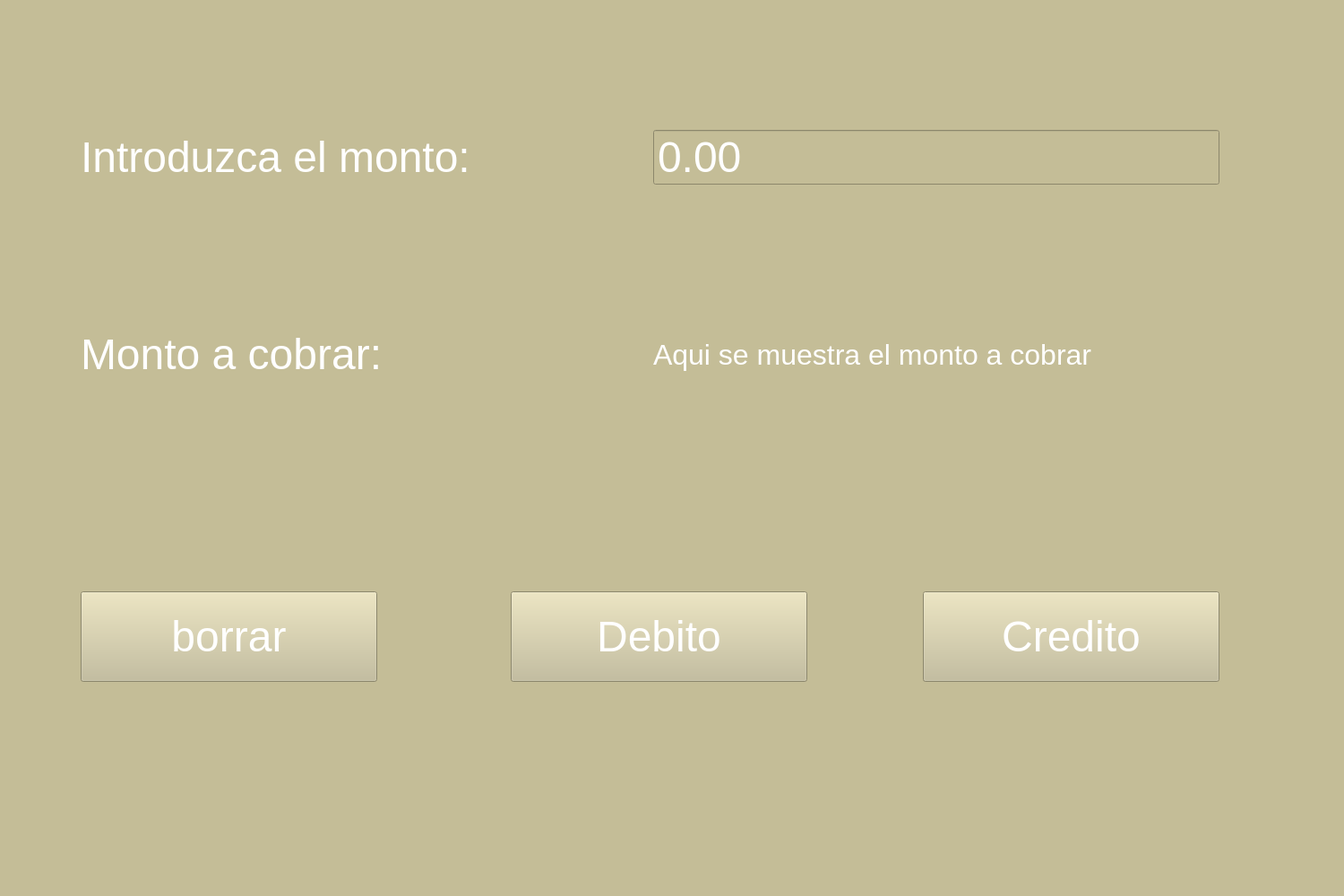
<?xml version="1.0" encoding="UTF-8"?>
<ui version="4.0">
 <class>MainWindow</class>
 <widget class="QMainWindow" name="MainWindow">
  <property name="geometry">
   <rect>
    <x>0</x>
    <y>0</y>
    <width>1500</width>
    <height>1000</height>
   </rect>
  </property>
  <property name="windowTitle">
   <string>MainWindow</string>
  </property>
  <property name="styleSheet">
   <string notr="true">background-color: rgb(196, 189, 151);</string>
  </property>
  <widget class="QWidget" name="centralwidget">
   <widget class="QWidget" name="horizontalLayoutWidget">
    <property name="geometry">
     <rect>
      <x>90</x>
      <y>120</y>
      <width>1271</width>
      <height>111</height>
     </rect>
    </property>
    <layout class="QHBoxLayout" name="horizontalLayout">
     <item>
      <widget class="QLabel" name="label">
       <property name="font">
        <font>
         <family>Arial</family>
         <pointsize>36</pointsize>
        </font>
       </property>
       <property name="styleSheet">
        <string notr="true">color: rgb(255, 255, 255);</string>
       </property>
       <property name="text">
        <string>Introduzca el monto: </string>
       </property>
      </widget>
     </item>
     <item>
      <widget class="QDoubleSpinBox" name="doubleSpinBox">
       <property name="font">
        <font>
         <family>Arial</family>
         <pointsize>36</pointsize>
        </font>
       </property>
       <property name="styleSheet">
        <string notr="true">color: rgb(255, 255, 255);</string>
       </property>
       <property name="buttonSymbols">
        <enum>QAbstractSpinBox::NoButtons</enum>
       </property>
       <property name="maximum">
        <double>100000000.000000000000000</double>
       </property>
       <property name="stepType">
        <enum>QAbstractSpinBox::DefaultStepType</enum>
       </property>
       <property name="value">
        <double>0.000000000000000</double>
       </property>
      </widget>
     </item>
    </layout>
   </widget>
   <widget class="QWidget" name="horizontalLayoutWidget_2">
    <property name="geometry">
     <rect>
      <x>90</x>
      <y>350</y>
      <width>1271</width>
      <height>91</height>
     </rect>
    </property>
    <layout class="QHBoxLayout" name="horizontalLayout_2">
     <item>
      <widget class="QLabel" name="label_2">
       <property name="font">
        <font>
         <family>Arial</family>
         <pointsize>36</pointsize>
        </font>
       </property>
       <property name="styleSheet">
        <string notr="true">color: rgb(255, 255, 255);</string>
       </property>
       <property name="text">
        <string>Monto a cobrar: </string>
       </property>
      </widget>
     </item>
     <item>
      <widget class="QLabel" name="label_3">
       <property name="font">
        <font>
         <family>Arial</family>
         <pointsize>24</pointsize>
        </font>
       </property>
       <property name="styleSheet">
        <string notr="true">color: rgb(255, 255, 255);</string>
       </property>
       <property name="text">
        <string>Aqui se muestra el monto a cobrar</string>
       </property>
      </widget>
     </item>
    </layout>
   </widget>
   <widget class="QPushButton" name="pushButton">
    <property name="geometry">
     <rect>
      <x>90</x>
      <y>660</y>
      <width>331</width>
      <height>101</height>
     </rect>
    </property>
    <property name="font">
     <font>
      <family>Arial</family>
      <pointsize>36</pointsize>
     </font>
    </property>
    <property name="styleSheet">
     <string notr="true">color: rgb(255, 255, 255);


background-color: rgb(196, 189, 151);</string>
    </property>
    <property name="text">
     <string>borrar</string>
    </property>
   </widget>
   <widget class="QPushButton" name="pushButton_2">
    <property name="geometry">
     <rect>
      <x>570</x>
      <y>660</y>
      <width>331</width>
      <height>101</height>
     </rect>
    </property>
    <property name="font">
     <font>
      <family>Arial</family>
      <pointsize>36</pointsize>
     </font>
    </property>
    <property name="styleSheet">
     <string notr="true">color: rgb(255, 255, 255);
</string>
    </property>
    <property name="text">
     <string>Debito</string>
    </property>
   </widget>
   <widget class="QPushButton" name="pushButton_3">
    <property name="geometry">
     <rect>
      <x>1030</x>
      <y>660</y>
      <width>331</width>
      <height>101</height>
     </rect>
    </property>
    <property name="font">
     <font>
      <family>Arial</family>
      <pointsize>36</pointsize>
     </font>
    </property>
    <property name="styleSheet">
     <string notr="true">color: rgb(255, 255, 255);
</string>
    </property>
    <property name="text">
     <string>Credito</string>
    </property>
   </widget>
  </widget>
  <widget class="QStatusBar" name="statusbar"/>
 </widget>
 <resources/>
 <connections>
  <connection>
   <sender>pushButton</sender>
   <signal>clicked()</signal>
   <receiver>doubleSpinBox</receiver>
   <slot>clear()</slot>
   <hints>
    <hint type="sourcelabel">
     <x>242</x>
     <y>340</y>
    </hint>
    <hint type="destinationlabel">
     <x>429</x>
     <y>132</y>
    </hint>
   </hints>
  </connection>
 </connections>
</ui>
